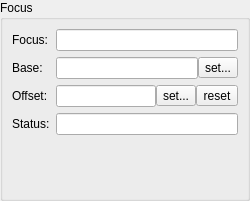
<?xml version="1.0" encoding="UTF-8"?>
<ui version="4.0">
 <class>FocusWidget</class>
 <widget class="QWidget" name="FocusWidget">
  <property name="geometry">
   <rect>
    <x>0</x>
    <y>0</y>
    <width>250</width>
    <height>201</height>
   </rect>
  </property>
  <property name="windowTitle">
   <string>Form</string>
  </property>
  <layout class="QVBoxLayout" name="verticalLayout">
   <property name="spacing">
    <number>0</number>
   </property>
   <property name="leftMargin">
    <number>0</number>
   </property>
   <property name="topMargin">
    <number>0</number>
   </property>
   <property name="rightMargin">
    <number>0</number>
   </property>
   <property name="bottomMargin">
    <number>0</number>
   </property>
   <item>
    <widget class="QGroupBox" name="groupBox_5">
     <property name="title">
      <string>Focus</string>
     </property>
     <layout class="QFormLayout" name="formLayout">
      <item row="0" column="0">
       <widget class="QLabel" name="label_12">
        <property name="text">
         <string>Focus:</string>
        </property>
       </widget>
      </item>
      <item row="0" column="1">
       <widget class="QLineEdit" name="labelCurFocus">
        <property name="sizePolicy">
         <sizepolicy hsizetype="Expanding" vsizetype="Fixed">
          <horstretch>0</horstretch>
          <verstretch>0</verstretch>
         </sizepolicy>
        </property>
        <property name="alignment">
         <set>Qt::AlignmentFlag::AlignCenter</set>
        </property>
        <property name="readOnly">
         <bool>true</bool>
        </property>
       </widget>
      </item>
      <item row="1" column="0">
       <widget class="QLabel" name="label_11">
        <property name="text">
         <string>Base:</string>
        </property>
       </widget>
      </item>
      <item row="1" column="1">
       <layout class="QHBoxLayout" name="horizontalLayout">
        <property name="spacing">
         <number>0</number>
        </property>
        <item>
         <widget class="QLineEdit" name="labelCurFocusBase">
          <property name="sizePolicy">
           <sizepolicy hsizetype="Expanding" vsizetype="Fixed">
            <horstretch>0</horstretch>
            <verstretch>0</verstretch>
           </sizepolicy>
          </property>
          <property name="alignment">
           <set>Qt::AlignmentFlag::AlignCenter</set>
          </property>
          <property name="readOnly">
           <bool>true</bool>
          </property>
         </widget>
        </item>
        <item>
         <widget class="QToolButton" name="butSetFocusBase">
          <property name="text">
           <string>set...</string>
          </property>
          <property name="icon">
           <iconset resource="resources.qrc">
            <normaloff>:/resources/edit-solid.svg</normaloff>:/resources/edit-solid.svg</iconset>
          </property>
         </widget>
        </item>
       </layout>
      </item>
      <item row="2" column="0">
       <widget class="QLabel" name="label_14">
        <property name="text">
         <string>Offset:</string>
        </property>
       </widget>
      </item>
      <item row="2" column="1">
       <layout class="QHBoxLayout" name="horizontalLayout_2">
        <property name="spacing">
         <number>0</number>
        </property>
        <item>
         <widget class="QLineEdit" name="labelCurFocusOffset">
          <property name="sizePolicy">
           <sizepolicy hsizetype="Expanding" vsizetype="Fixed">
            <horstretch>0</horstretch>
            <verstretch>0</verstretch>
           </sizepolicy>
          </property>
          <property name="alignment">
           <set>Qt::AlignmentFlag::AlignCenter</set>
          </property>
          <property name="readOnly">
           <bool>true</bool>
          </property>
         </widget>
        </item>
        <item>
         <widget class="QToolButton" name="butSetFocusOffset">
          <property name="text">
           <string>set...</string>
          </property>
          <property name="icon">
           <iconset resource="resources.qrc">
            <normaloff>:/resources/edit-solid.svg</normaloff>:/resources/edit-solid.svg</iconset>
          </property>
         </widget>
        </item>
        <item>
         <widget class="QToolButton" name="buttonResetFocusOffset">
          <property name="text">
           <string>reset</string>
          </property>
          <property name="icon">
           <iconset resource="resources.qrc">
            <normaloff>:/resources/undo-solid.svg</normaloff>:/resources/undo-solid.svg</iconset>
          </property>
         </widget>
        </item>
       </layout>
      </item>
      <item row="3" column="0">
       <widget class="QLabel" name="label_13">
        <property name="text">
         <string>Status:</string>
        </property>
       </widget>
      </item>
      <item row="3" column="1">
       <widget class="QLineEdit" name="labelCurStatus">
        <property name="sizePolicy">
         <sizepolicy hsizetype="Expanding" vsizetype="Fixed">
          <horstretch>0</horstretch>
          <verstretch>0</verstretch>
         </sizepolicy>
        </property>
        <property name="alignment">
         <set>Qt::AlignmentFlag::AlignCenter</set>
        </property>
        <property name="readOnly">
         <bool>true</bool>
        </property>
       </widget>
      </item>
     </layout>
    </widget>
   </item>
  </layout>
 </widget>
 <tabstops>
  <tabstop>labelCurFocus</tabstop>
  <tabstop>labelCurFocusBase</tabstop>
  <tabstop>butSetFocusBase</tabstop>
  <tabstop>labelCurFocusOffset</tabstop>
  <tabstop>butSetFocusOffset</tabstop>
  <tabstop>labelCurStatus</tabstop>
 </tabstops>
 <resources>
  <include location="resources.qrc"/>
 </resources>
 <connections/>
</ui>
